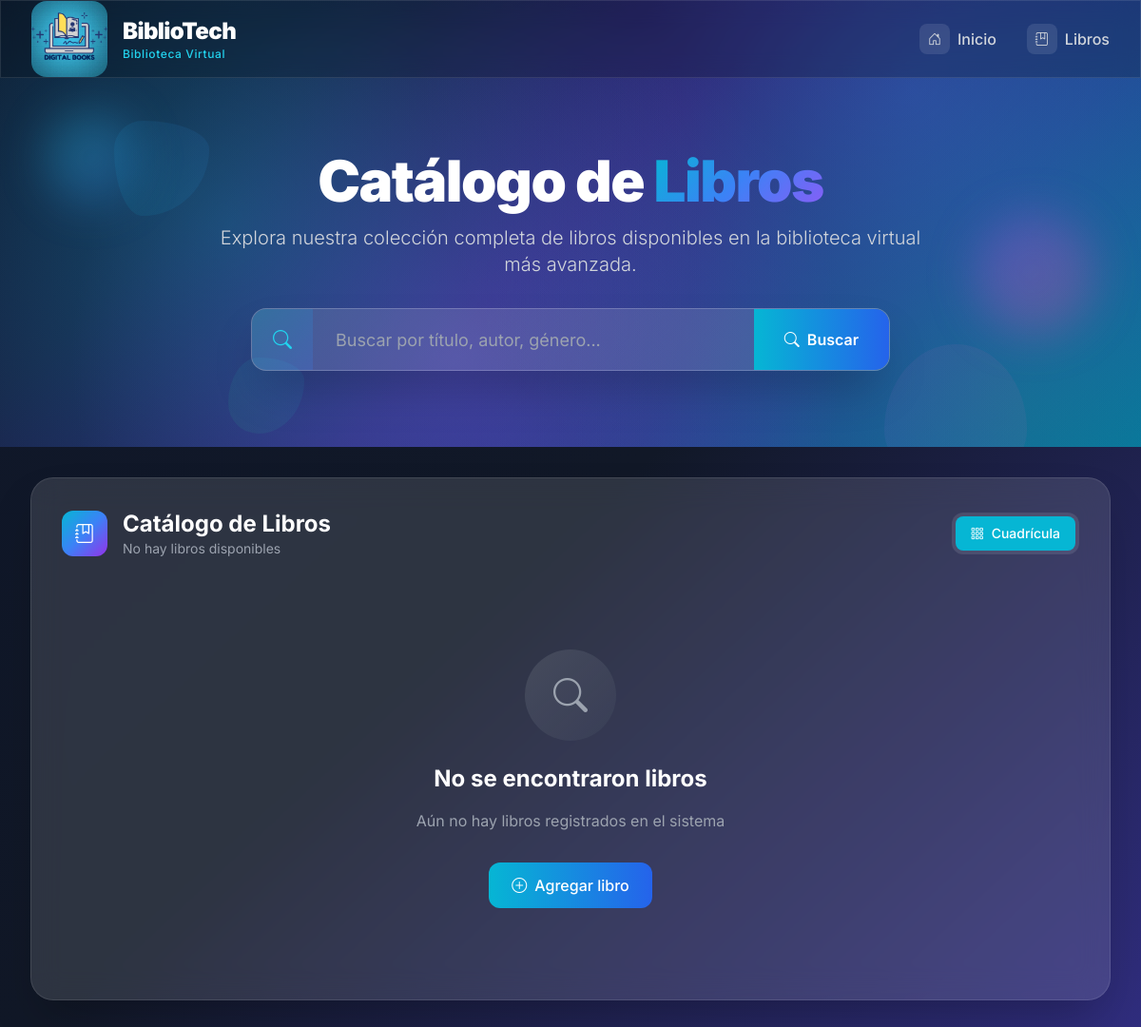
Page /libros/ on the earlier database version.
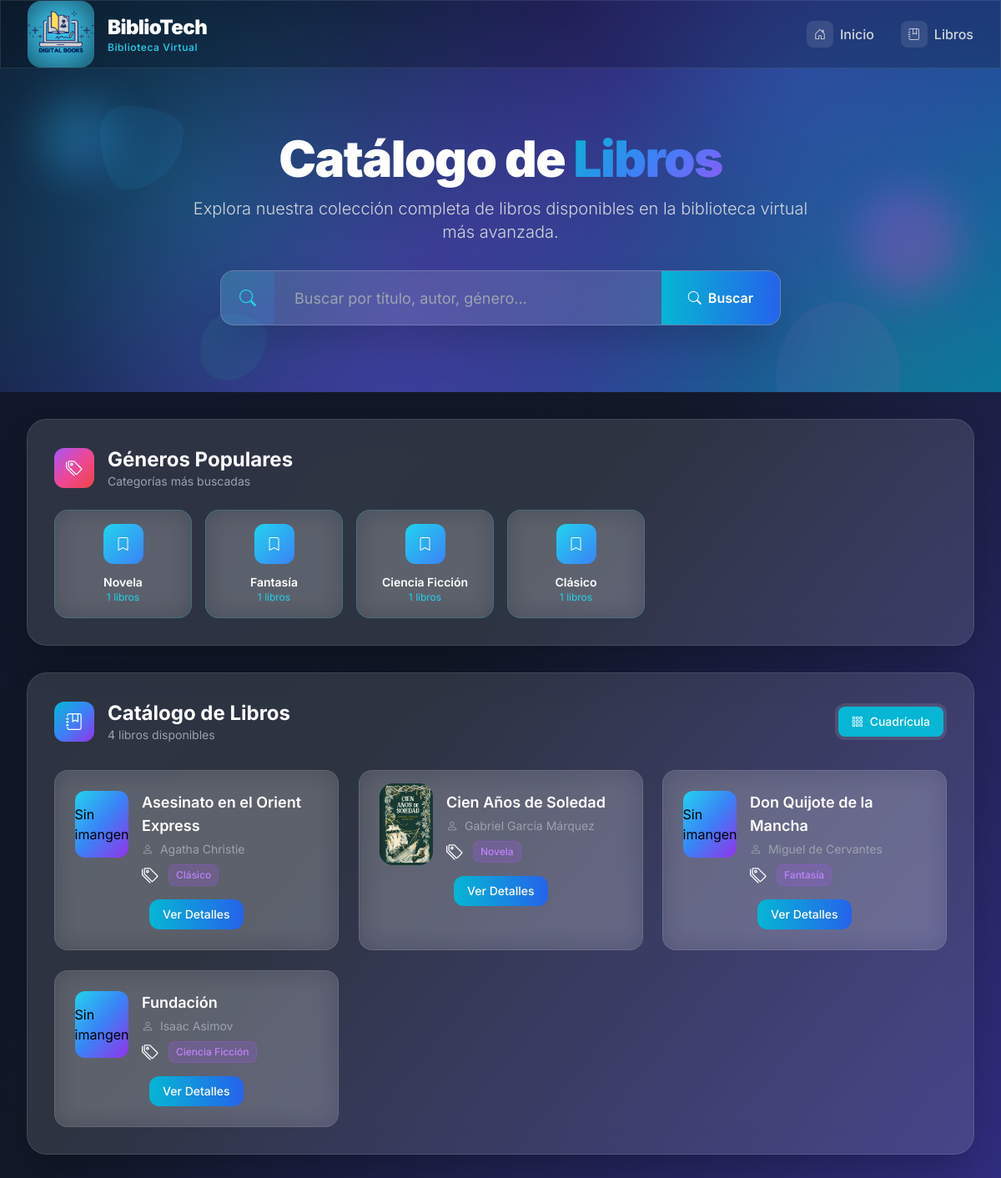
Same page on the later database version.
### catalogo/models.py (models this page shows, shortened)
class Genero(models.Model):
    nombre = models.CharField(max_length=200, help_text="Ingrese el nombre del género")
    def __str__(self):
        return self.nombre

class Libro(models.Model):
    titulo = models.CharField(max_length=200)
    autor = models.ForeignKey(Autor, on_delete=models.SET_NULL, null=True, related_name='libros')
    resumen = models.TextField(max_length=1000, help_text="Ingrese una breve descripción del libro")
    isbn = models.CharField('ISBN', max_length=13, unique=True, help_text='13 Caracteres ISBN')
    genero = models.ManyToManyField(Genero, help_text="Seleccione un género para este libro")
    idioma = models.CharField(max_length=20, default='Español')
    enlace = models.URLField(max_length=200, blank=True, help_text="Enlace a más información sobre el libro")
    imagen = models.ImageField(upload_to='libros/', blank=True, null=True, help_text="Suba una imagen de la portada del libro")
    class Meta:
        ordering = ['titulo']
        indexes = [
            models.Index(fields=['titulo']),
            models.Index(fields=['isbn']),
        ]

class Autor(models.Model):
    nombre = models.CharField(max_length=100)
    apellido = models.CharField(max_length=100)
    fecha_nacimiento = models.DateField(null=True, blank=True)
    fecha_fallecimiento = models.DateField('Fallecido', null=True, blank=True)
    biografia = models.TextField(max_length=1000, blank=True)
    class Meta:
        ordering = ['apellido', 'nombre']
    def __str__(self):
        return f"{self.nombre} {self.apellido}"

### catalogo/views.py (the view, shortened to what this page needs)
# urls.py: path('libros/', views.LibroListView.as_view(), name='libros'),
class LibroListView(generic.ListView):
    model = Libro
    paginate_by = 8
    def get_queryset(self):
        query = self.request.GET.get('q')
        return Libro.objects.select_related('autor')
    def get_context_data(self, **kwargs):
        context = super().get_context_data(**kwargs)
        context['generos_populares'] = Genero.objects.annotate(
            num_libros=Count('libro')
        ).order_by('-num_libros')[:5]
        return context

### templates/catalogo/libro_list.html (shortened to what the changed rows need)
{% load static %}
{% block extra_css %}
<script src="https://cdn.tailwindcss.com"></script>
<link href="https://cdnjs.cloudflare.com/ajax/libs/bootstrap-icons/1.11.1/font/bootstrap-icons.min.css" rel="stylesheet">
{% endblock %}
{% block content %}
<body class="font-inter bg-gradient-to-br from-slate-900 via-gray-900 to-indigo-900 min-h-screen overflow-x-hidden"></body>
<section class="relative pt-20 pb-16 overflow-hidden hero-gradient">
    <div class="relative max-w-7xl mx-auto px-4 sm:px-6 lg:px-8 pt-20">
        <div class="text-center">
            <div class="animate-fade-in" style="animation-delay: 0.4s;">
                <h1 class="text-4xl md:text-6xl font-black text-white mb-4 leading-none tracking-tight">
                    Catálogo de <span class="gradient-text">Libros</span>
                </h1>
            </div>
        </div>
    </div>
</section>
<main class="max-w-7xl mx-auto px-4 sm:px-6 lg:px-8 py-16 -mt-8 relative z-10">
    {% if generos_populares %}
    <div class="glass-morphism rounded-3xl shadow-2xl p-8 mb-8 border border-white/10 animate-slide-up">
        <div class="flex items-center justify-between mb-6">
            <h2 class="text-2xl font-bold text-white flex items-center">
                <div class="w-12 h-12 bg-gradient-to-br from-purple-500 via-pink-500 to-red-500 rounded-xl flex items-center justify-center mr-4 animate-glow">
                    <i class="bi bi-tags text-white text-xl"></i>
                </div>
                <div>
                    <div class="text-white">Géneros Populares</div>
                    <div class="text-sm text-gray-400 font-normal">Categorías más buscadas</div>
                </div>
            </h2>
        </div>
        <div class="grid grid-cols-2 md:grid-cols-3 lg:grid-cols-6 gap-4">
            {% for genero in generos_populares %}
            <div class="genre-badge glass-morphism rounded-2xl p-4 text-center border border-cyan-400/20 hover:border-cyan-400/50">
                <div class="w-12 h-12 bg-gradient-to-br from-cyan-400 to-blue-500 rounded-xl flex items-center justify-center mx-auto mb-3">
                    <i class="bi bi-bookmark text-white"></i>
                </div>
                <div class="text-white font-semibold text-sm">{{ genero.nombre }}</div>
                <div class="text-cyan-400 text-xs">{{ genero.num_libros }} libros</div>
            </div>
            {% endfor %}
        </div>
    </div>
    {% endif %}
    <div class="glass-morphism rounded-3xl shadow-2xl p-8 border border-white/10 animate-slide-up" style="animation-delay: 0.2s;">
        <div class="flex items-center justify-between mb-8">
            <h2 class="text-2xl font-bold text-white flex items-center">
                <div class="w-12 h-12 bg-gradient-to-br from-cyan-500 via-blue-500 to-purple-600 rounded-xl flex items-center justify-center mr-4 animate-glow">
                    <i class="bi bi-journal-bookmark text-white text-xl"></i>
                </div>
                <div>
                    <div class="text-white">Catálogo de Libros</div>
                    <div class="text-sm text-gray-400 font-normal">
                        {% if object_list %}
                            {{ object_list|length }} libros {% if request.GET.q %}encontrados{% else %}disponibles{% endif %}
                        {% else %}
                            No hay libros disponibles
                        {% endif %}
                    </div>
                </div>
            </h2>
        </div>
        {% if object_list %}
        <div class="grid grid-cols-1 md:grid-cols-2 lg:grid-cols-3 xl:grid-cols-4 gap-6">
            {% for libro in object_list %}
            <div class="book-card glass-morphism rounded-2xl overflow-hidden border border-white/10 hover:border-cyan-400/30 card-hover" style="animation-delay: {{ forloop.counter0|add:1 }}00ms;">
                <div class="p-6">
                    <div class="flex items-start space-x-4 mb-4">
                        <div class="w-16 h-20 bg-gradient-to-br from-cyan-400 via-blue-500 to-purple-600 rounded-xl flex items-center justify-center flex-shrink-0">
                            {% if libro.imagen %}
                                <img src="{{ libro.imagen.url }}" alt="Portada del libro" class="w-auto h-auto rounded-2xl" />
                            {% else %}
                                <p>Sin imangen</p>
                            {% endif %}
                        </div>
                        <div class="flex-1 min-w-0">
                            <h3 class="text-white font-semibold text-lg mb-1 line-clamp-2">
                                <a href="{{ libro.enlace }}" target="_blank" class="hover:text-cyan-400 transition duration-300">
                                    {{ libro.titulo }}
                                </a>
                            </h3>
                            <p class="text-gray-400 text-sm mb-2">
                                <i class="bi bi-person mr-1"></i>
                                {{ libro.autor }}
                            </p>
                            <div class="flex items-center space-x-2 flex-wrap gap-1">
                                <i class="bi bi-tags text-white text-xl"></i>
                                {% if libro.genero %}
                                <span class="inline-flex items-center px-2 py-1 rounded-lg text-xs font-medium bg-purple-500/20 text-purple-400 border border-purple-500/30">
                                    {{ libro.genero.all|join:", " }}
                                </span>
                                {% endif %}
                            </div>
                        </div>
                    </div>
                    <div class="flex items-center justify-between">
                        <a href="{% url 'libro-detail' libro.id %}" class="mx-auto bg-gradient-to-r from-cyan-500 to-blue-600 text-white px-4 py-2 rounded-xl text-sm font-medium hover:from-cyan-600 hover:to-blue-700 transition duration-300 transform hover:scale-105">
                        Ver Detalles
                        </a>
                    </div>
                </div>
            </div>
            {% endfor %}
        </div>
        {% else %}
        <div class="text-center py-16">
            <div class="mb-6">
                <div class="w-24 h-24 bg-gradient-to-br from-gray-400/20 to-gray-600/20 rounded-full flex items-center justify-center mx-auto mb-4">
                    <i class="bi bi-search text-gray-400 text-4xl"></i>
                </div>
            </div>
            <h3 class="text-2xl font-bold text-white mb-4">No se encontraron libros</h3>
            <p class="text-gray-400 mb-8 max-w-md mx-auto">
                {% if request.GET.q %}
                No hay libros que coincidan con tu búsqueda "<strong class="text-white">{{ request.GET.q }}</strong>"
                {% else %}
                Aún no hay libros registrados en el sistema
                {% endif %}
            </p>
            <div class="flex gap-4 justify-center flex-wrap">
                <button class="bg-gradient-to-r from-cyan-500 to-blue-600 text-white px-6 py-3 rounded-xl font-medium hover:from-cyan-600 hover:to-blue-700 transition duration-300 flex items-center space-x-2">
                    <i class="bi bi-plus-circle"></i>
                    <span>Agregar libro</span>
                </button>
            </div>
        </div>
        {% endif %}
    </div>
</main>
{% endblock %}

Differences in the rows shown:
added Genero: nombre "Novela", num_libros "1"
added Genero: nombre "Fantasía", num_libros "1"
added Genero: nombre "Ciencia Ficción", num_libros "1"
added Genero: nombre "Clásico", num_libros "1"
added Libro: shows "Sin imangen", titulo "Asesinato en el Orient Express", autor "Agatha Christie", genero.all "Clásico"
added Libro: imagen (picture), titulo "Cien Años de Soledad", autor "Gabriel García Márquez", genero.all "Novela"
added Libro: shows "Sin imangen", titulo "Don Quijote de la Mancha", autor "Miguel de Cervantes", genero.all "Fantasía"
added Libro: shows "Sin imangen", titulo "Fundación", autor "Isaac Asimov", genero.all "Ciencia Ficción"
Other differences:
{{ object_list|length }}: (not shown) → "4"
text no longer shown: "No hay libros disponibles No se encontraron libros Aún no hay libros registrados en el sistema Agregar libro"
text now shown: "Géneros Populares Categorías más buscadas libros disponibles"
